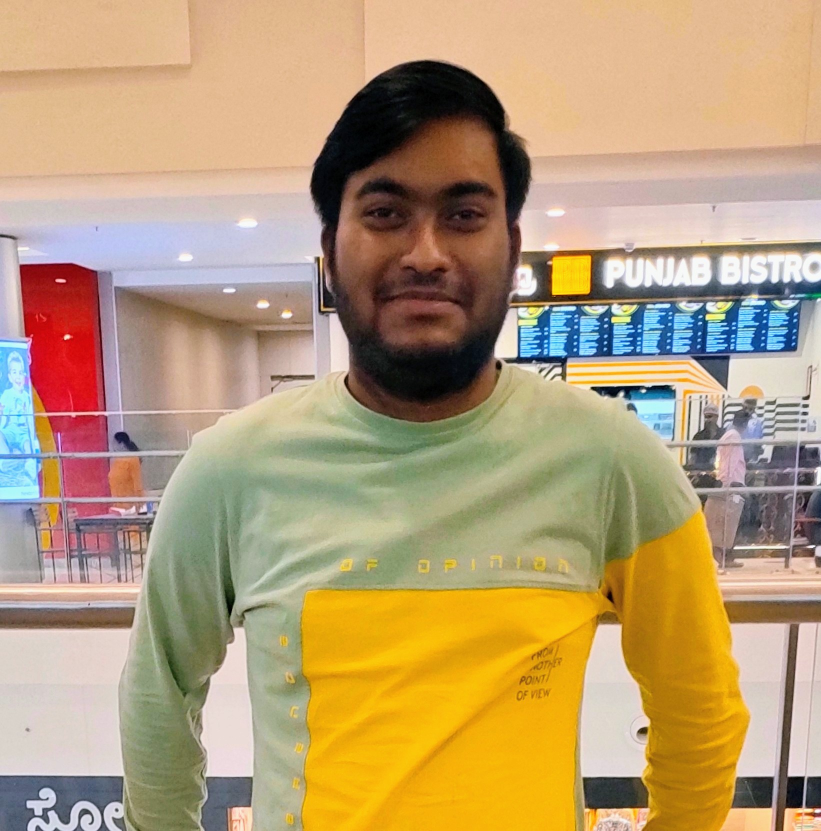
#> input picture me.jpg, 1642 x 1662 px (shown at 1/2 size)
$ python program10.py
#> lines starting #> are read from the running program, lines starting #| are printed output that depends on the picture; after the words box and inside, x2 and y2 are one past the last pixel; in counts of white or black regions, pixels touching at a corner belong together
import cv2
# Path to your image file
image_path = 'me.jpg'
# Load the image
image = cv2.imread(image_path)
#> image is the input picture: shape (1662, 1642, 3); mean B, G, R 118.3, 156.6, 182

# Check if the image is loaded successfully
if image is None:
    print("Error: Could not load the image.")
else:
    # Load the pre-trained Haarcascades face detector
    face_cascade = cv2.CascadeClassifier(cv2.data.haarcascades + 'haarcascade_frontalface_default.xml')

    # Convert the image to grayscale for face detection
    gray_image = cv2.cvtColor(image, cv2.COLOR_BGR2GRAY)
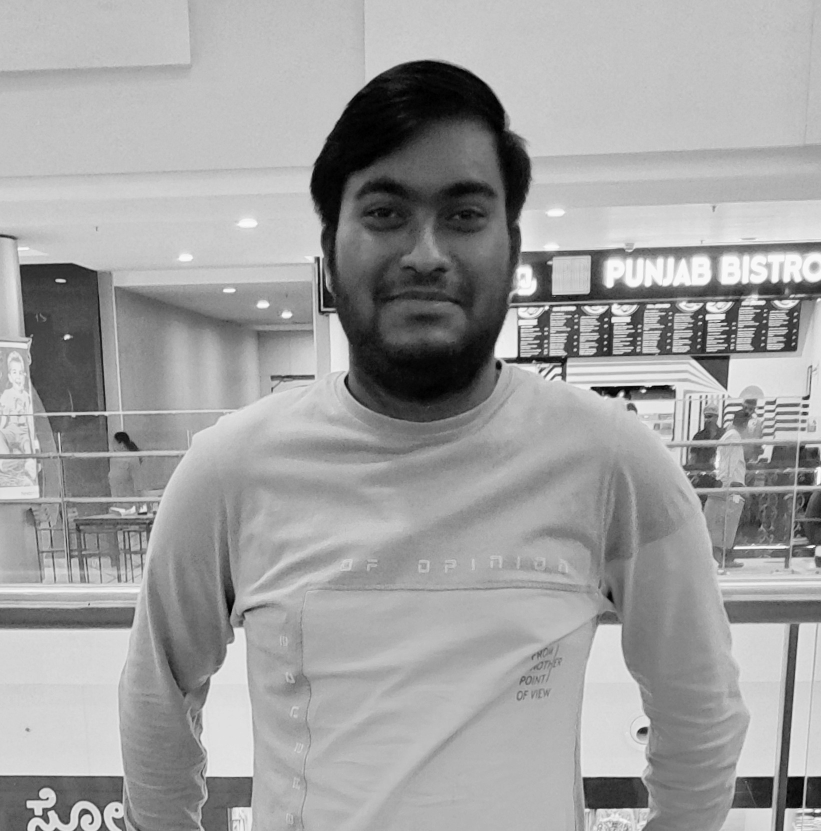
#> gray_image: shape (1662, 1642) (shown at 1/2 size); min 0, max 255, mean 159.8

    # Detect faces in the image
    faces = face_cascade.detectMultiScale(gray_image, scaleFactor=1.3, minNeighbors=5)
#> faces = [[10, 725, 50, 50], [599, 243, 476, 476]]

    # Check if faces are detected
    if len(faces) > 0:
        print("Human face detected!")
    else:
        print("No human face detected.")

    # Draw rectangles around the detected faces
    for (x, y, w, h) in faces:
        cv2.rectangle(image, (x, y), (x+w, y+h), (0, 255, 0), 2)
#> this loop made 2 passes
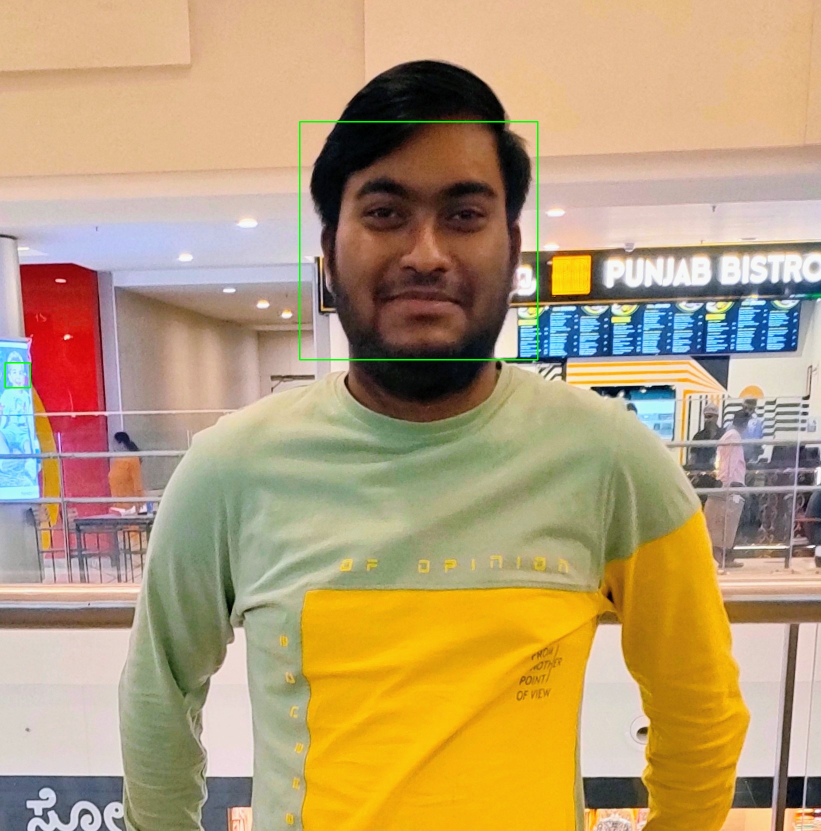
#> image: shape (1662, 1642, 3) (shown at 1/2 size); 0.23% of pixels changed, all inside (x1, y1, x2, y2) = (9, 242, 1077, 777)

    # Resize the image for better visibility
    resized_image = cv2.resize(image, (800, 600))
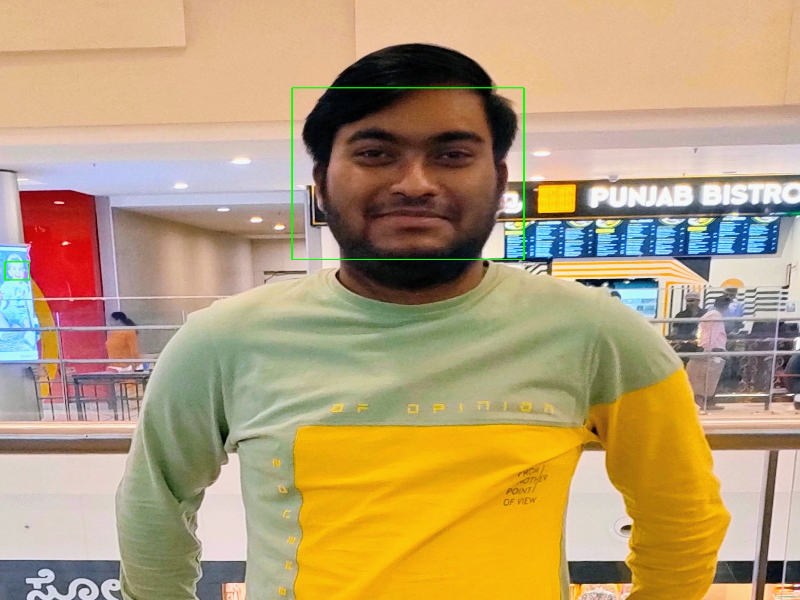
#> resized_image: shape (600, 800, 3); mean B, G, R 117.9, 156.8, 181.5

    # Display the original image with faces highlighted
    cv2.imshow('Detected Faces', resized_image)
    cv2.waitKey(0)
    cv2.destroyAllWindows()

$ run again, with dog.jpg copied over me.jpg
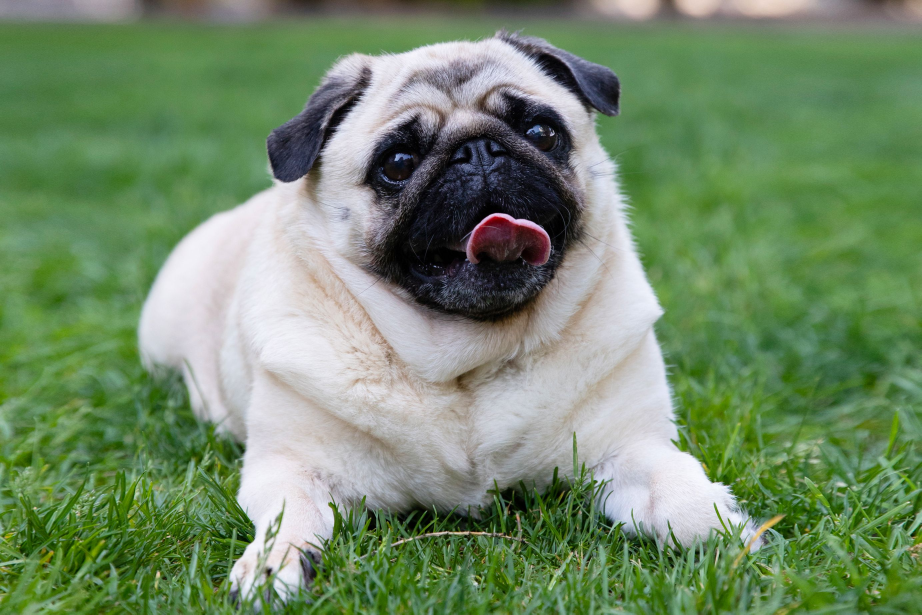
#> input picture dog.jpg, 2765 x 1843 px (shown at 1/3 size)
#> image is the input picture: shape (1843, 2765, 3); mean B, G, R 105.2, 138.7, 114.6
#> `gray_image = cv2.cvtColor(image, cv2.COLOR_BGR2GRAY)`:
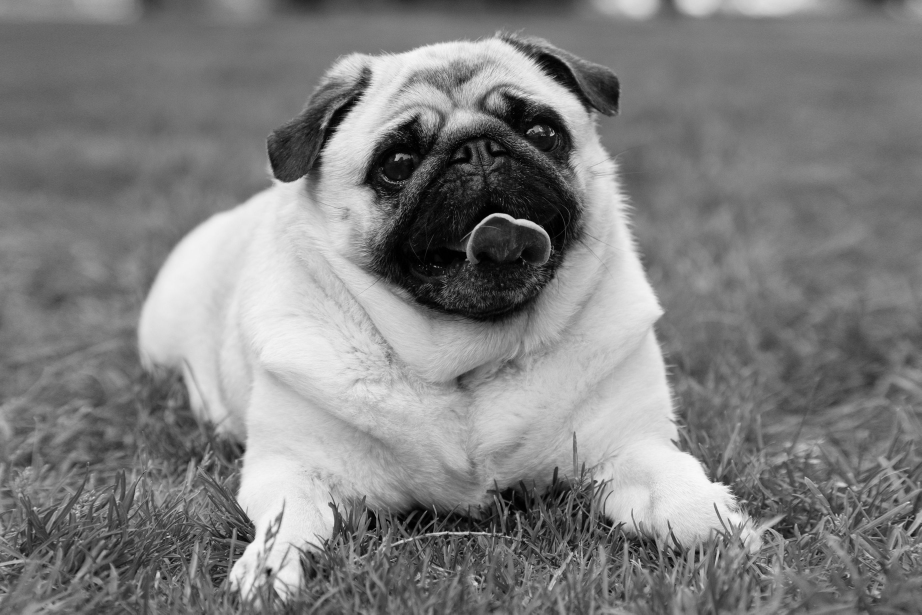
#> gray_image: shape (1843, 2765) (shown at 1/3 size); min 0, max 252, mean 127.7
#> faces = ()
#> `resized_image = cv2.resize(image, (800, 600))`:
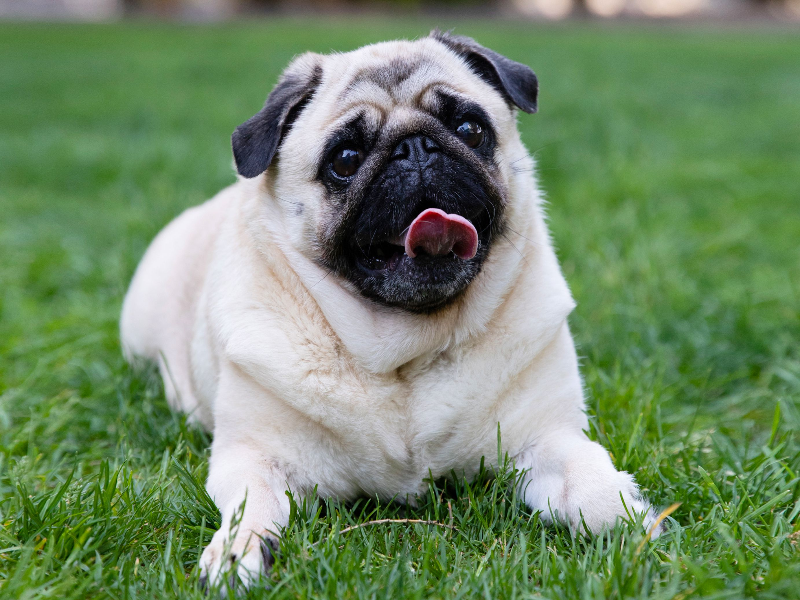
#> resized_image: shape (600, 800, 3); mean B, G, R 105, 138.6, 114.5
